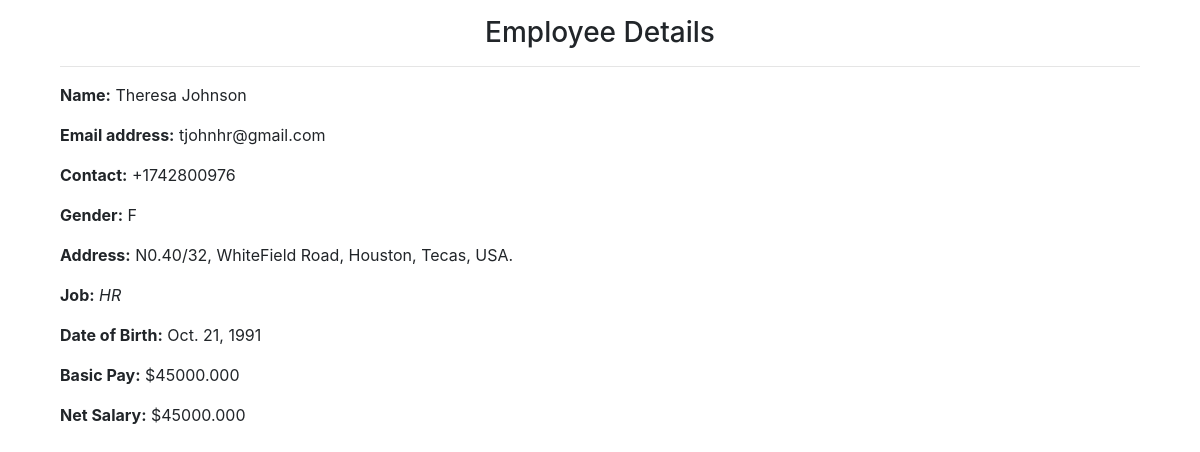
Page /emp_detail/tjohnhr@gmail.com on the committed database.
### employees/models.py (models this page shows, shortened)
class Employee(models.Model):
    GENDER_CHOICES = [
        ('M', 'Male'),
        ('F', 'Female'),
    ]
    first_name = models.CharField(max_length=30)
    last_name = models.CharField(max_length=30)
    email_id = models.EmailField(max_length=255)
    phone_num = models.CharField(max_length=12)
    gender = models.CharField(choices=GENDER_CHOICES,max_length=1)
    address = models.TextField()
    job = models.ManyToManyField('AvailableJob',blank=True)
    dob = models.DateField()
    basic_pay = models.DecimalField(max_digits=20,decimal_places=3)
    net_salary = models.DecimalField(max_digits=20,decimal_places=3)

class AvailableJob(models.Model):
    job_name = models.CharField(max_length=50)

### employees/views.py (the view)
# urls.py: path('emp_detail/<str:email>',views.employee_detail,name='employee_detail'),
def employee_detail(request,email):
    try:
        employee = Employee.objects.get(email_id=email)
    except Employee.DoesNotExist:
        raise Http404('Employee not found!')
    return render(request, 'emp_detail.html',{'employee':employee})

### employees/templates/emp_detail.html
{% extends 'base.html' %}
{% block content %}
<div class="container">
  <div class="row">
    <div class="col-lg-12">
      <h3 class="text-center"> Employee Details </h3>
      <hr>
      <p> <b>Name:</b> {{employee.first_name}} {{employee.last_name}} </p>
      <p> <b>Email address:</b> {{employee.email_id}} </p>
      <p><b> Contact:</b> {{employee.phone_num}} </p>
      <p> <b>Gender:</b> {{employee.gender}} </p>
      <p> <b>Address:</b> {{employee.address}} </p>
      <p> <b>Job:</b>
        {% for job in employee.job.all %}
          <em> {{job.job_name}} </em>
        {% endfor %}
       </p>
      <p> <b>Date of Birth:</b> {{employee.dob}} </p>
      <p> <b>Basic Pay:</b> ${{employee.basic_pay}} </p>
      <p> <b>Net Salary:</b> ${{employee.net_salary}} </p>
    </div>
  </div>
</div>
{% endblock %}

### rows in the picture
Employee: first_name "Theresa", last_name "Johnson", email_id "tjohnhr@gmail.com", phone_num "+1742800976", gender "F", address "N0.40/32, WhiteField Road, Houston, Tecas, USA.", dob "Oct. 21, 1991", basic_pay "45000.000", net_salary "45000.000"
AvailableJob: job_name "HR"
